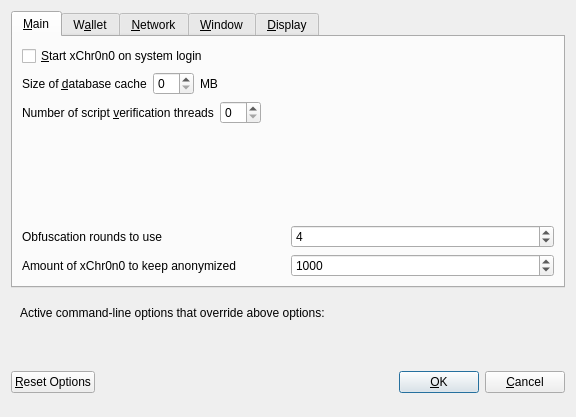
<?xml version="1.0" encoding="UTF-8"?>
<ui version="4.0">
 <class>OptionsDialog</class>
 <widget class="QDialog" name="OptionsDialog">
  <property name="geometry">
   <rect>
    <x>0</x>
    <y>0</y>
    <width>576</width>
    <height>417</height>
   </rect>
  </property>
  <property name="windowTitle">
   <string>Options</string>
  </property>
  <property name="modal">
   <bool>true</bool>
  </property>
  <layout class="QVBoxLayout" name="verticalLayout">
   <item>
    <widget class="QTabWidget" name="tabWidget">
     <property name="currentIndex">
      <number>0</number>
     </property>
     <widget class="QWidget" name="tabMain">
      <attribute name="title">
       <string>&amp;Main</string>
      </attribute>
      <layout class="QVBoxLayout" name="verticalLayout_Main">
       <item>
        <widget class="QCheckBox" name="bitcoinAtStartup">
         <property name="toolTip">
          <string>Automatically start xChr0n0 after logging in to the system.</string>
         </property>
         <property name="text">
          <string>&amp;Start xChr0n0 on system login</string>
         </property>
        </widget>
       </item>
       <item>
        <layout class="QHBoxLayout" name="horizontalLayout_2_Main">
         <item>
          <widget class="QLabel" name="databaseCacheLabel">
           <property name="text">
            <string>Size of &amp;database cache</string>
           </property>
           <property name="textFormat">
            <enum>Qt::PlainText</enum>
           </property>
           <property name="buddy">
            <cstring>databaseCache</cstring>
           </property>
          </widget>
         </item>
         <item>
          <widget class="QSpinBox" name="databaseCache"/>
         </item>
         <item>
          <widget class="QLabel" name="databaseCacheUnitLabel">
           <property name="text">
            <string>MB</string>
           </property>
           <property name="textFormat">
            <enum>Qt::PlainText</enum>
           </property>
          </widget>
         </item>
         <item>
          <spacer name="horizontalSpacer_2_Main">
           <property name="orientation">
            <enum>Qt::Horizontal</enum>
           </property>
           <property name="sizeHint" stdset="0">
            <size>
             <width>40</width>
             <height>20</height>
            </size>
           </property>
          </spacer>
         </item>
        </layout>
       </item>
       <item>
        <layout class="QHBoxLayout" name="horizontalLayout_3_Main">
         <item>
          <widget class="QLabel" name="threadsScriptVerifLabel">
           <property name="text">
            <string>Number of script &amp;verification threads</string>
           </property>
           <property name="textFormat">
            <enum>Qt::PlainText</enum>
           </property>
           <property name="buddy">
            <cstring>threadsScriptVerif</cstring>
           </property>
          </widget>
         </item>
         <item>
          <widget class="QSpinBox" name="threadsScriptVerif">
           <property name="toolTip">
            <string>(0 = auto, &lt;0 = leave that many cores free)</string>
           </property>
          </widget>
         </item>
         <item>
          <spacer name="horizontalSpacer_3_Main">
           <property name="orientation">
            <enum>Qt::Horizontal</enum>
           </property>
           <property name="sizeHint" stdset="0">
            <size>
             <width>40</width>
             <height>20</height>
            </size>
           </property>
          </spacer>
         </item>
        </layout>
       </item>
       <item>
        <spacer name="verticalSpacer_Main">
         <property name="orientation">
          <enum>Qt::Vertical</enum>
         </property>
         <property name="sizeHint" stdset="0">
          <size>
           <width>20</width>
           <height>40</height>
          </size>
         </property>
        </spacer>
       </item>
       <item>
        <layout class="QHBoxLayout" name="horizontalLayout_4_Main">
         <item>
          <widget class="QLabel" name="label">
           <property name="toolTip">
            <string>This setting determines the amount of individual masternodes that an input will be anonymized through.&lt;br/&gt;More rounds of anonymization gives a higher degree of privacy, but also costs more in fees.</string>
           </property>
           <property name="text">
            <string>Obfuscation rounds to use</string>
           </property>
          </widget>
         </item>
         <item>
          <widget class="QSpinBox" name="obfuscationRounds">
           <property name="minimum">
            <number>2</number>
           </property>
           <property name="maximum">
            <number>8</number>
           </property>
           <property name="value">
            <number>4</number>
           </property>
          </widget>
         </item>
        </layout>
       </item>
       <item>
        <layout class="QHBoxLayout" name="horizontalLayout">
         <item>
          <widget class="QLabel" name="label_2">
           <property name="toolTip">
            <string>This amount acts as a threshold to turn off Obfuscation once it's reached.</string>
           </property>
           <property name="statusTip">
            <string notr="true"/>
           </property>
           <property name="whatsThis">
            <string notr="true"/>
           </property>
           <property name="accessibleName">
            <string notr="true"/>
           </property>
           <property name="accessibleDescription">
            <string notr="true"/>
           </property>
           <property name="text">
            <string>Amount of xChr0n0 to keep anonymized</string>
           </property>
          </widget>
         </item>
         <item>
          <widget class="QSpinBox" name="anonymizexChr0n0">
           <property name="minimum">
            <number>100</number>
           </property>
           <property name="maximum">
            <number>100000</number>
           </property>
           <property name="singleStep">
            <number>100</number>
           </property>
           <property name="value">
            <number>1000</number>
           </property>
          </widget>
         </item>
        </layout>
       </item>
      </layout>
     </widget>
     <widget class="QWidget" name="tabWallet">
      <attribute name="title">
       <string>W&amp;allet</string>
      </attribute>
      <layout class="QVBoxLayout" name="verticalLayout_Wallet">
       <item>
        <widget class="QGroupBox" name="groupBox">
         <property name="title">
          <string>Expert</string>
         </property>
         <layout class="QVBoxLayout" name="verticalLayout_2">
          <item>
           <widget class="QCheckBox" name="coinControlFeatures">
            <property name="toolTip">
             <string>Whether to show coin control features or not.</string>
            </property>
            <property name="text">
             <string>Enable coin &amp;control features</string>
            </property>
           </widget>
          </item>
          <item>
           <widget class="QCheckBox" name="showMasternodesTab">
            <property name="toolTip">
             <string>Show additional tab listing all your masternodes in first sub-tab&lt;br/&gt;and all masternodes on the network in second sub-tab.</string>
            </property>
            <property name="text">
             <string>Show Masternodes Tab</string>
            </property>
           </widget>
          </item>
          <item>
           <widget class="QCheckBox" name="spendZeroConfChange">
            <property name="toolTip">
             <string>If you disable the spending of unconfirmed change, the change from a transaction&lt;br/&gt;cannot be used until that transaction has at least one confirmation.&lt;br/&gt;This also affects how your balance is computed.</string>
            </property>
            <property name="text">
             <string>&amp;Spend unconfirmed change</string>
            </property>
           </widget>
          </item>
         </layout>
        </widget>
       </item>
       <item>
        <spacer name="verticalSpacer_Wallet">
         <property name="orientation">
          <enum>Qt::Vertical</enum>
         </property>
         <property name="sizeHint" stdset="0">
          <size>
           <width>20</width>
           <height>40</height>
          </size>
         </property>
        </spacer>
       </item>
      </layout>
     </widget>
     <widget class="QWidget" name="tabNetwork">
      <attribute name="title">
       <string>&amp;Network</string>
      </attribute>
      <layout class="QVBoxLayout" name="verticalLayout_Network">
       <item>
        <widget class="QCheckBox" name="mapPortUpnp">
         <property name="toolTip">
          <string>Automatically open the xChr0n0 client port on the router. This only works when your router supports UPnP and it is enabled.</string>
         </property>
         <property name="text">
          <string>Map port using &amp;UPnP</string>
         </property>
        </widget>
       </item>
       <item>
        <widget class="QCheckBox" name="allowIncoming">
         <property name="toolTip">
          <string>Accept connections from outside</string>
         </property>
         <property name="text">
          <string>Allow incoming connections</string>
         </property>
        </widget>
       </item>
       <item>
        <widget class="QCheckBox" name="connectSocks">
         <property name="toolTip">
          <string>Connect to the xChr0n0 network through a SOCKS5 proxy.</string>
         </property>
         <property name="text">
          <string>&amp;Connect through SOCKS5 proxy (default proxy):</string>
         </property>
        </widget>
       </item>
       <item>
        <layout class="QHBoxLayout" name="horizontalLayout_1_Network">
         <item>
          <widget class="QLabel" name="proxyIpLabel">
           <property name="text">
            <string>Proxy &amp;IP:</string>
           </property>
           <property name="textFormat">
            <enum>Qt::PlainText</enum>
           </property>
           <property name="buddy">
            <cstring>proxyIp</cstring>
           </property>
          </widget>
         </item>
         <item>
          <widget class="QValidatedLineEdit" name="proxyIp">
           <property name="minimumSize">
            <size>
             <width>140</width>
             <height>0</height>
            </size>
           </property>
           <property name="maximumSize">
            <size>
             <width>140</width>
             <height>16777215</height>
            </size>
           </property>
           <property name="toolTip">
            <string>IP address of the proxy (e.g. IPv4: 127.0.0.1 / IPv6: ::1)</string>
           </property>
          </widget>
         </item>
         <item>
          <widget class="QLabel" name="proxyPortLabel">
           <property name="text">
            <string>&amp;Port:</string>
           </property>
           <property name="textFormat">
            <enum>Qt::PlainText</enum>
           </property>
           <property name="buddy">
            <cstring>proxyPort</cstring>
           </property>
          </widget>
         </item>
         <item>
          <widget class="QLineEdit" name="proxyPort">
           <property name="minimumSize">
            <size>
             <width>55</width>
             <height>0</height>
            </size>
           </property>
           <property name="maximumSize">
            <size>
             <width>55</width>
             <height>16777215</height>
            </size>
           </property>
           <property name="toolTip">
            <string>Port of the proxy (e.g. 9050)</string>
           </property>
          </widget>
         </item>
         <item>
          <spacer name="horizontalSpacer_1_Network">
           <property name="orientation">
            <enum>Qt::Horizontal</enum>
           </property>
           <property name="sizeHint" stdset="0">
            <size>
             <width>40</width>
             <height>20</height>
            </size>
           </property>
          </spacer>
         </item>
        </layout>
       </item>
       <item>
        <spacer name="verticalSpacer_Network">
         <property name="orientation">
          <enum>Qt::Vertical</enum>
         </property>
         <property name="sizeHint" stdset="0">
          <size>
           <width>20</width>
           <height>40</height>
          </size>
         </property>
        </spacer>
       </item>
      </layout>
     </widget>
     <widget class="QWidget" name="tabWindow">
      <attribute name="title">
       <string>&amp;Window</string>
      </attribute>
      <layout class="QVBoxLayout" name="verticalLayout_Window">
       <item>
        <widget class="QCheckBox" name="minimizeToTray">
         <property name="toolTip">
          <string>Show only a tray icon after minimizing the window.</string>
         </property>
         <property name="text">
          <string>&amp;Minimize to the tray instead of the taskbar</string>
         </property>
        </widget>
       </item>
       <item>
        <widget class="QCheckBox" name="minimizeOnClose">
         <property name="toolTip">
          <string>Minimize instead of exit the application when the window is closed. When this option is enabled, the application will be closed only after selecting Quit in the menu.</string>
         </property>
         <property name="text">
          <string>M&amp;inimize on close</string>
         </property>
        </widget>
       </item>
       <item>
        <spacer name="verticalSpacer_Window">
         <property name="orientation">
          <enum>Qt::Vertical</enum>
         </property>
         <property name="sizeHint" stdset="0">
          <size>
           <width>20</width>
           <height>40</height>
          </size>
         </property>
        </spacer>
       </item>
      </layout>
     </widget>
     <widget class="QWidget" name="tabDisplay">
      <attribute name="title">
       <string>&amp;Display</string>
      </attribute>
      <layout class="QVBoxLayout" name="verticalLayout_Display">
       <item>
        <layout class="QHBoxLayout" name="horizontalLayout_1_Display">
         <item>
          <widget class="QLabel" name="langLabel">
           <property name="text">
            <string>User Interface &amp;language:</string>
           </property>
           <property name="textFormat">
            <enum>Qt::PlainText</enum>
           </property>
           <property name="buddy">
            <cstring>lang</cstring>
           </property>
          </widget>
         </item>
         <item>
          <widget class="QValueComboBox" name="lang">
           <property name="toolTip">
            <string>The user interface language can be set here. This setting will take effect after restarting xChr0n0.</string>
           </property>
          </widget>
         </item>
        </layout>
       </item>
       <item>
        <widget class="QLabel" name="label_3">
         <property name="toolTip">
          <string notr="true"/>
         </property>
         <property name="statusTip">
          <string notr="true"/>
         </property>
         <property name="whatsThis">
          <string notr="true"/>
         </property>
         <property name="accessibleName">
          <string notr="true"/>
         </property>
         <property name="text">
          <string>Language missing or translation incomplete? Help contributing translations here:
https://www.transifex.com/xChr0n0-project/xChr0n0-project-translations</string>
         </property>
         <property name="wordWrap">
          <bool>true</bool>
         </property>
         <property name="openExternalLinks">
          <bool>true</bool>
         </property>
         <property name="textInteractionFlags">
          <set>Qt::TextBrowserInteraction</set>
         </property>
        </widget>
       </item>
       <item>
        <layout class="QHBoxLayout" name="horizontalLayout_4_Display" stretch="0,0">
         <item>
          <widget class="QLabel" name="themeLabel">
           <property name="text">
            <string>User Interface Theme:</string>
           </property>
          </widget>
         </item>
         <item>
          <widget class="QValueComboBox" name="theme"/>
         </item>
        </layout>
       </item>
       <item>
        <widget class="Line" name="line">
         <property name="orientation">
          <enum>Qt::Horizontal</enum>
         </property>
        </widget>
       </item>
       <item>
        <layout class="QHBoxLayout" name="horizontalLayout_2_Display">
         <item>
          <widget class="QLabel" name="unitLabel">
           <property name="text">
            <string>&amp;Unit to show amounts in:</string>
           </property>
           <property name="textFormat">
            <enum>Qt::PlainText</enum>
           </property>
           <property name="buddy">
            <cstring>unit</cstring>
           </property>
          </widget>
         </item>
         <item>
          <widget class="QValueComboBox" name="unit">
           <property name="toolTip">
            <string>Choose the default subdivision unit to show in the interface and when sending coins.</string>
           </property>
          </widget>
         </item>
        </layout>
       </item>
       <item>
        <layout class="QHBoxLayout" name="horizontalLayout_5_Display">
         <item>
          <widget class="QLabel" name="digitsLabel">
           <property name="text">
            <string>Decimal digits</string>
           </property>
          </widget>
         </item>
         <item>
          <widget class="QValueComboBox" name="digits"/>
         </item>
        </layout>
       </item>
       <item>
        <layout class="QHBoxLayout" name="horizontalLayout_3_Display">
         <item>
          <widget class="QLabel" name="thirdPartyTxUrlsLabel">
           <property name="toolTip">
            <string>Third party URLs (e.g. a block explorer) that appear in the transactions tab as context menu items. %s in the URL is replaced by transaction hash. Multiple URLs are separated by vertical bar |.</string>
           </property>
           <property name="text">
            <string>Third party transaction URLs</string>
           </property>
           <property name="buddy">
            <cstring>thirdPartyTxUrls</cstring>
           </property>
          </widget>
         </item>
         <item>
          <widget class="QLineEdit" name="thirdPartyTxUrls">
           <property name="toolTip">
            <string>Third party URLs (e.g. a block explorer) that appear in the transactions tab as context menu items. %s in the URL is replaced by transaction hash. Multiple URLs are separated by vertical bar |.</string>
           </property>
          </widget>
         </item>
        </layout>
       </item>
       <item>
        <spacer name="verticalSpacer">
         <property name="orientation">
          <enum>Qt::Vertical</enum>
         </property>
         <property name="sizeHint" stdset="0">
          <size>
           <width>20</width>
           <height>40</height>
          </size>
         </property>
        </spacer>
       </item>
      </layout>
     </widget>
    </widget>
   </item>
   <item>
    <widget class="QFrame" name="frame">
     <layout class="QVBoxLayout" name="verticalLayout_Bottom">
      <item>
       <layout class="QHBoxLayout" name="horizontalLayout_Bottom">
        <item>
         <widget class="QLabel" name="overriddenByCommandLineInfoLabel">
          <property name="text">
           <string>Active command-line options that override above options:</string>
          </property>
          <property name="textFormat">
           <enum>Qt::PlainText</enum>
          </property>
         </widget>
        </item>
        <item>
         <spacer name="horizontalSpacer_Bottom">
          <property name="orientation">
           <enum>Qt::Horizontal</enum>
          </property>
          <property name="sizeHint" stdset="0">
           <size>
            <width>40</width>
            <height>20</height>
           </size>
          </property>
         </spacer>
        </item>
       </layout>
      </item>
      <item>
       <widget class="QLabel" name="overriddenByCommandLineLabel">
        <property name="text">
         <string/>
        </property>
        <property name="textFormat">
         <enum>Qt::PlainText</enum>
        </property>
        <property name="wordWrap">
         <bool>true</bool>
        </property>
       </widget>
      </item>
     </layout>
    </widget>
   </item>
   <item>
    <layout class="QHBoxLayout" name="horizontalLayout_Buttons">
     <item>
      <widget class="QPushButton" name="resetButton">
       <property name="toolTip">
        <string>Reset all client options to default.</string>
       </property>
       <property name="text">
        <string>&amp;Reset Options</string>
       </property>
       <property name="autoDefault">
        <bool>false</bool>
       </property>
      </widget>
     </item>
     <item>
      <spacer name="horizontalSpacer_1">
       <property name="orientation">
        <enum>Qt::Horizontal</enum>
       </property>
       <property name="sizeHint" stdset="0">
        <size>
         <width>40</width>
         <height>48</height>
        </size>
       </property>
      </spacer>
     </item>
     <item>
      <widget class="QLabel" name="statusLabel">
       <property name="minimumSize">
        <size>
         <width>200</width>
         <height>0</height>
        </size>
       </property>
       <property name="font">
        <font>
         <weight>75</weight>
         <bold>true</bold>
        </font>
       </property>
       <property name="text">
        <string/>
       </property>
       <property name="textFormat">
        <enum>Qt::PlainText</enum>
       </property>
       <property name="wordWrap">
        <bool>true</bool>
       </property>
      </widget>
     </item>
     <item>
      <spacer name="horizontalSpacer_2">
       <property name="orientation">
        <enum>Qt::Horizontal</enum>
       </property>
       <property name="sizeHint" stdset="0">
        <size>
         <width>40</width>
         <height>48</height>
        </size>
       </property>
      </spacer>
     </item>
     <item>
      <widget class="QPushButton" name="okButton">
       <property name="text">
        <string>&amp;OK</string>
       </property>
       <property name="autoDefault">
        <bool>false</bool>
       </property>
       <property name="default">
        <bool>true</bool>
       </property>
      </widget>
     </item>
     <item>
      <widget class="QPushButton" name="cancelButton">
       <property name="text">
        <string>&amp;Cancel</string>
       </property>
       <property name="autoDefault">
        <bool>false</bool>
       </property>
      </widget>
     </item>
    </layout>
   </item>
  </layout>
 </widget>
 <customwidgets>
  <customwidget>
   <class>QValidatedLineEdit</class>
   <extends>QLineEdit</extends>
   <header>qvalidatedlineedit.h</header>
  </customwidget>
  <customwidget>
   <class>QValueComboBox</class>
   <extends>QComboBox</extends>
   <header>qvaluecombobox.h</header>
  </customwidget>
 </customwidgets>
 <resources/>
 <connections/>
</ui>
